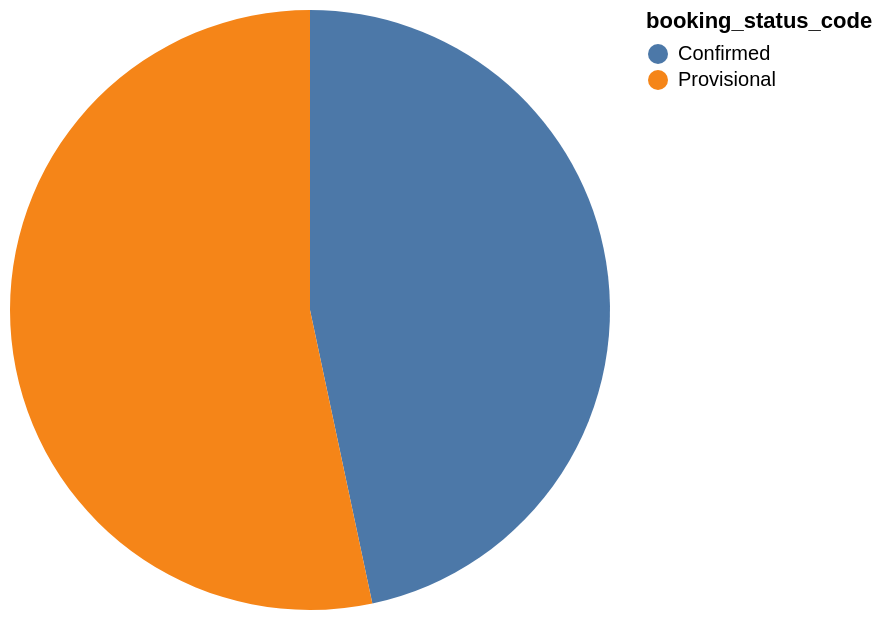

Specify this chart in Vega-Lite:
### Vega-Lite specification from a JSON file in a GitHub repository (floating-point values rounded to 4 significant figures)
{"data": {"values": [{"x_data": "Confirmed", "y_data": 7}, {"x_data": "Provisional", "y_data": 8}]}, "mark": "arc", "encoding": {"theta": {"field": "y_data", "type": "quantitative", "title": "COUNT(*)"}, "color": {"field": "x_data", "type": "nominal", "title": "booking_status_code"}}}
